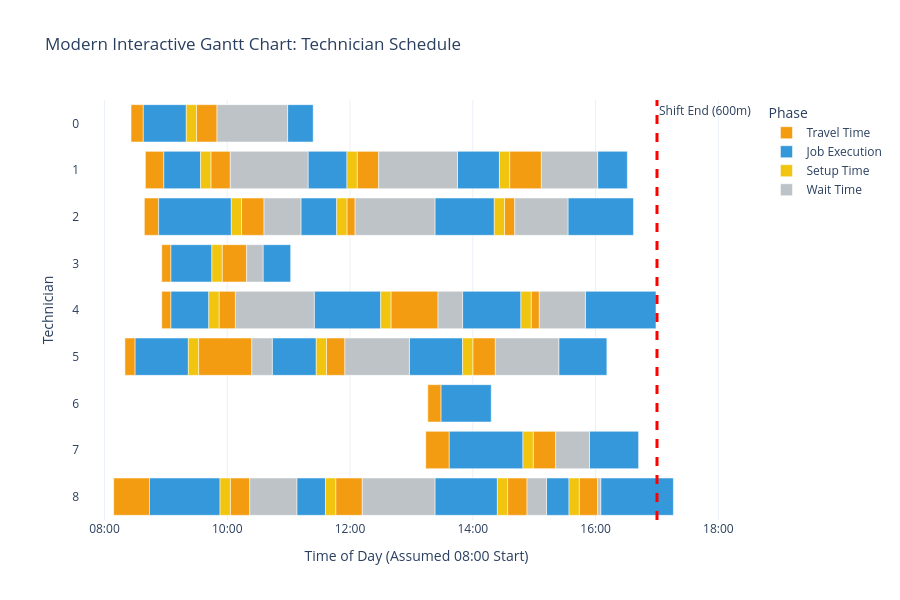
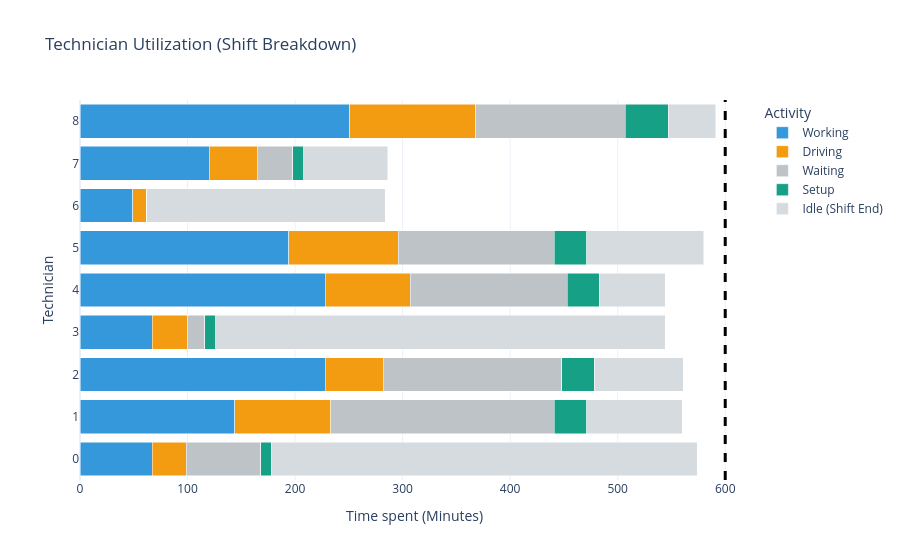

Notebook cell for these charts, in order:
### Markdown cell above
# 3a. Visualisierung der Auslastung der Techniker

Wie bereits in der `evaluate`-Funktion implementiert, berechnen wir die Auslastung jedes Technikers als Summe aus Fahrzeit, Arbeitszeit, Wartezeit und Rüstzeit. Diese Informationen können wir nutzen, um die Auslastung der Techniker zu visualisieren. Die untenstehende Grafik zeigt die Auslastung der Techniker, aufgeteilt in Fahrzeit, Arbeitszeit, Wartezeit und Rüstzeit. Jeder Balken repräsentiert einen Techniker, und die Farben unterscheiden die verschiedenen Zeitkomponenten.

Folgende Erkenntnisse können aus der Grafik gezogen werden:

- Der Meister Techniker am Depot D1 (Techniker mit ID 6) hat mit 62 Minuten die geringste Auslastung. Dieser Techniker hat nur einen Auftrag zugewiesen bekommen, der relativ nahe am Depot liegt, was zu kurzen Fahrzeiten führt. Durch seinen hohen Stundensatz (72 EUR/h) könnte es sein, dass der Algorithmus versucht hat, ihn möglichst wenig einzusetzen, um Kosten zu sparen. Der Meister Techniker am Depot D0 (Techniker mit ID 7) mit hat 208 Minuten ebenfalls eine geringe Auslastung, ihm wurden 2 Aufträge zugewiesen. Wir vermuten, dass der Algorithmus beide Techniker aufgrund ihrer hohen Stundensätze möglichst wenig eingesetzt hat, um die Gesamtkosten zu minimieren. Unsere Vermutung wird außerdem dadurch gestützt, dass beide Techniker nur Aufträge mit den benötigten Qualifikationen `PLUMB` und `ELECTRIC` zugewiesen bekommen haben, die beide Techniker erfüllen können. Es wurden keine Aufträge mit der Qualifikation `DELIVERY` zugewiesen, da diese von allen Technikern ausgeführt werden können und somit anderen Technikern zugeordnet wurden, um die Kosten zu optimieren.
- Die Techniker mit der ID 0 und 3 wurden ebenfalls selten eingesetzt, da sie jeweils nur 2 Aufträge zugewiesen bekommen haben. Die andere Techniker haben im Gegensatz dazu 4 oder 5 Aufträge zugewiesen bekommen. Wir vermuten, dass die Aufträge so verteilt wurden, damit möglichst wenig Wartezeiten entstehen. Würde man die Aufträge gleichmäßig verteilen, könnte es sein, dass einige Techniker längere Wartezeiten haben, da sie nicht kontinuierlich Aufträge zugewiesen bekommen. Durch die ungleichmäßige Verteilung der Aufträge könnte der Algorithmus versucht haben, die Wartezeiten zu minimieren, indem er die Aufträge so zuweist, dass die Techniker möglichst kontinuierlich beschäftigt sind.

### Code cell
if 'best_individual' in locals():
    visualize_time_plan(best_individual)
else:
    print("Run the genetic algorithm first to get the best_individual.")
    
if 'best_individual' in locals():
    plot_technician_utilization(best_individual)

### Figure 1 — Plotly figure (JSON) as saved in the notebook; plotly's stock layout.template omitted (floating-point values rounded to 4 significant figures)
{"data": [{"base": ["2026-01-01T08:26:00.000000", "2026-01-01T09:30:00.000000", "2026-01-01T08:40:00.000000", "2026-01-01T09:44:00.000000", "2026-01-01T12:07:00.000000", "2026-01-01T14:36:00.000000", "2026-01-01T08:39:00.000000", "2026-01-01T10:14:00.000000", "2026-01-01T11:57:00.000000", "2026-01-01T14:31:00.000000", "2026-01-01T08:56:00.000000", "2026-01-01T09:55:00.000000", "2026-01-01T08:56:00.000000", "2026-01-01T09:52:00.000000", "2026-01-01T12:40:00.000000", "2026-01-01T14:57:00.000000", "2026-01-01T08:20:00.000000", "2026-01-01T09:32:00.000000", "2026-01-01T11:37:00.000000", "2026-01-01T14:00:00.000000", "2026-01-01T13:16:00.000000", "2026-01-01T13:14:00.000000", "2026-01-01T14:59:00.000000", "2026-01-01T08:09:00.000000", "2026-01-01T10:03:00.000000", "2026-01-01T11:46:00.000000", "2026-01-01T14:34:00.000000", "2026-01-01T15:44:00.000000"], "hovertemplate": "<b>%{hovertext}</b><br><br>Phase=Travel Time<br>Start=%{base}<br>Finish=%{x}<br>Technician=%{y}<extra></extra>", "hovertext": ["From D0 to N04 (12m)", "From N04 to N01 (20m)", "From D1 to N16 (18m)", "From N16 to N21 (19m)", "From N21 to N26 (21m)", "From N26 to N19 (31m)", "From D0 to N08 (14m)", "From N08 to N13 (22m)", "From N13 to N14 (8m)", "From N14 to N15 (10m)", "From D1 to N24 (9m)", "From N24 to N17 (24m)", "From D0 to N00 (9m)", "From N00 to N05 (16m)", "From N05 to N22 (46m)", "From N22 to N27 (8m)", "From D1 to N20 (10m)", "From N20 to N09 (52m)", "From N09 to N02 (18m)", "From N02 to N07 (22m)", "From D0 to N06 (13m)", "From D1 to N10 (23m)", "From N10 to N03 (22m)", "From D1 to N12 (35m)", "From N12 to N25 (19m)", "From N25 to N18 (26m)", "From N18 to N23 (19m)", "From N23 to N11 (18m)"], "legendgroup": "Travel Time", "marker": {"color": "#F39C12", "pattern": {"shape": ""}}, "name": "Travel Time", "orientation": "h", "showlegend": true, "textposition": "auto", "type": "bar", "x": [720000, 1200000, 1080000, 1140000, 1260000, 1860000, 840000, 1320000, 480000, 600000, 540000, 1440000, 540000, 960000, 2760000, 480000, 600000, 3120000, 1080000, 1320000, 780000, 1380000, 1320000, 2100000, 1140000, 1560000, 1140000, 1080000], "xaxis": "x", "y": [0, 0, 1, 1, 1, 1, 2, 2, 2, 2, 3, 3, 4, 4, 4, 4, 5, 5, 5, 5, 6, 7, 7, 8, 8, 8, 8, 8], "yaxis": "y"}, {"base": ["2026-01-01T08:38:00.000000", "2026-01-01T10:59:00.000000", "2026-01-01T08:58:00.000000", "2026-01-01T11:19:00.000000", "2026-01-01T13:45:00.000000", "2026-01-01T16:02:00.000000", "2026-01-01T08:53:00.000000", "2026-01-01T11:12:00.000000", "2026-01-01T13:23:00.000000", "2026-01-01T15:33:00.000000", "2026-01-01T09:05:00.000000", "2026-01-01T10:35:00.000000", "2026-01-01T09:05:00.000000", "2026-01-01T11:25:00.000000", "2026-01-01T13:50:00.000000", "2026-01-01T15:50:00.000000", "2026-01-01T08:30:00.000000", "2026-01-01T10:44:00.000000", "2026-01-01T12:58:00.000000", "2026-01-01T15:24:00.000000", "2026-01-01T13:29:00.000000", "2026-01-01T13:37:00.000000", "2026-01-01T15:54:00.000000", "2026-01-01T08:44:00.000000", "2026-01-01T11:08:00.000000", "2026-01-01T13:23:00.000000", "2026-01-01T15:12:00.000000", "2026-01-01T16:05:00.000000"], "hovertemplate": "<b>%{hovertext}</b><br><br>Phase=Job Execution<br>Start=%{base}<br>Finish=%{x}<br>Technician=%{y}<extra></extra>", "hovertext": ["Job 4 | Revenue: 156€ | Skill: DELIVERY", "Job 1 | Revenue: 99€ | Skill: DELIVERY", "Job 16 | Revenue: 169€ | Skill: DELIVERY", "Job 21 | Revenue: 122€ | Skill: DELIVERY", "Job 26 | Revenue: 125€ | Skill: DELIVERY", "Job 19 | Revenue: 135€ | Skill: DELIVERY", "Job 8 | Revenue: 294€ | Skill: ELECTRIC", "Job 13 | Revenue: 135€ | Skill: DELIVERY", "Job 14 | Revenue: 198€ | Skill: ELECTRIC", "Job 15 | Revenue: 280€ | Skill: ELECTRIC", "Job 24 | Revenue: 100€ | Skill: DELIVERY", "Job 17 | Revenue: 81€ | Skill: DELIVERY", "Job 0 | Revenue: 110€ | Skill: DELIVERY", "Job 5 | Revenue: 299€ | Skill: PLUMB", "Job 22 | Revenue: 301€ | Skill: PLUMB", "Job 27 | Revenue: 254€ | Skill: PLUMB", "Job 20 | Revenue: 296€ | Skill: PLUMB", "Job 9 | Revenue: 214€ | Skill: PLUMB", "Job 2 | Revenue: 254€ | Skill: PLUMB", "Job 7 | Revenue: 349€ | Skill: PLUMB", "Job 6 | Revenue: 240€ | Skill: ELECTRIC", "Job 10 | Revenue: 307€ | Skill: ELECTRIC", "Job 3 | Revenue: 191€ | Skill: PLUMB", "Job 12 | Revenue: 202€ | Skill: ELECTRIC", "Job 25 | Revenue: 139€ | Skill: DELIVERY", "Job 18 | Revenue: 313€ | Skill: ELECTRIC", "Job 23 | Revenue: 109€ | Skill: DELIVERY", "Job 11 | Revenue: 350€ | Skill: ELECTRIC"], "legendgroup": "Job Execution", "marker": {"color": "#3498DB", "pattern": {"shape": ""}}, "name": "Job Execution", "orientation": "h", "showlegend": true, "textposition": "auto", "type": "bar", "x": [2520000, 1500000, 2160000, 2280000, 2460000, 1740000, 4260000, 2100000, 3480000, 3840000, 2400000, 1620000, 2220000, 3900000, 3420000, 4140000, 3120000, 2580000, 3120000, 2820000, 2940000, 4320000, 2880000, 4140000, 1680000, 3660000, 1320000, 4260000], "xaxis": "x", "y": [0, 0, 1, 1, 1, 1, 2, 2, 2, 2, 3, 3, 4, 4, 4, 4, 5, 5, 5, 5, 6, 7, 7, 8, 8, 8, 8, 8], "yaxis": "y"}, {"base": ["2026-01-01T09:20:00.000000", "2026-01-01T09:34:00.000000", "2026-01-01T11:57:00.000000", "2026-01-01T14:26:00.000000", "2026-01-01T10:04:00.000000", "2026-01-01T11:47:00.000000", "2026-01-01T14:21:00.000000", "2026-01-01T09:45:00.000000", "2026-01-01T09:42:00.000000", "2026-01-01T12:30:00.000000", "2026-01-01T14:47:00.000000", "2026-01-01T09:22:00.000000", "2026-01-01T11:27:00.000000", "2026-01-01T13:50:00.000000", "2026-01-01T14:49:00.000000", "2026-01-01T09:53:00.000000", "2026-01-01T11:36:00.000000", "2026-01-01T14:24:00.000000", "2026-01-01T15:34:00.000000"], "hovertemplate": "<b>%{hovertext}</b><br><br>Phase=Setup Time<br>Start=%{base}<br>Finish=%{x}<br>Technician=%{y}<extra></extra>", "hovertext": ["Setup (10m)", "Setup (10m)", "Setup (10m)", "Setup (10m)", "Setup (10m)", "Setup (10m)", "Setup (10m)", "Setup (10m)", "Setup (10m)", "Setup (10m)", "Setup (10m)", "Setup (10m)", "Setup (10m)", "Setup (10m)", "Setup (10m)", "Setup (10m)", "Setup (10m)", "Setup (10m)", "Setup (10m)"], "legendgroup": "Setup Time", "marker": {"color": "#F1C40F", "pattern": {"shape": ""}}, "name": "Setup Time", "orientation": "h", "showlegend": true, "textposition": "auto", "type": "bar", "x": [600000, 600000, 600000, 600000, 600000, 600000, 600000, 600000, 600000, 600000, 600000, 600000, 600000, 600000, 600000, 600000, 600000, 600000, 600000], "xaxis": "x", "y": [0, 1, 1, 1, 2, 2, 2, 3, 4, 4, 4, 5, 5, 5, 7, 8, 8, 8, 8], "yaxis": "y"}, {"base": ["2026-01-01T09:50:00.000000", "2026-01-01T10:03:00.000000", "2026-01-01T12:28:00.000000", "2026-01-01T15:07:00.000000", "2026-01-01T10:36:00.000000", "2026-01-01T12:05:00.000000", "2026-01-01T14:41:00.000000", "2026-01-01T10:19:00.000000", "2026-01-01T10:08:00.000000", "2026-01-01T13:26:00.000000", "2026-01-01T15:05:00.000000", "2026-01-01T10:24:00.000000", "2026-01-01T11:55:00.000000", "2026-01-01T14:22:00.000000", "2026-01-01T15:21:00.000000", "2026-01-01T10:22:00.000000", "2026-01-01T12:12:00.000000", "2026-01-01T14:53:00.000000", "2026-01-01T16:02:00.000000"], "hovertemplate": "<b>%{hovertext}</b><br><br>Phase=Wait Time<br>Start=%{base}<br>Finish=%{x}<br>Technician=%{y}<extra></extra>", "hovertext": ["Waiting for Job 1 planned start (69m)", "Waiting for Job 21 planned start (76m)", "Waiting for Job 26 planned start (77m)", "Waiting for Job 19 planned start (55m)", "Waiting for Job 13 planned start (36m)", "Waiting for Job 14 planned start (78m)", "Waiting for Job 15 planned start (52m)", "Waiting for Job 17 planned start (16m)", "Waiting for Job 5 planned start (77m)", "Waiting for Job 22 planned start (24m)", "Waiting for Job 27 planned start (45m)", "Waiting for Job 9 planned start (20m)", "Waiting for Job 2 planned start (63m)", "Waiting for Job 7 planned start (62m)", "Waiting for Job 3 planned start (33m)", "Waiting for Job 25 planned start (46m)", "Waiting for Job 18 planned start (71m)", "Waiting for Job 23 planned start (19m)", "Waiting for Job 11 planned start (3m)"], "legendgroup": "Wait Time", "marker": {"color": "#BDC3C7", "pattern": {"shape": ""}}, "name": "Wait Time", "orientation": "h", "showlegend": true, "textposition": "auto", "type": "bar", "x": [4140000, 4560000, 4620000, 3300000, 2160000, 4680000, 3120000, 960000, 4620000, 1440000, 2700000, 1200000, 3780000, 3720000, 1980000, 2760000, 4260000, 1140000, 180000], "xaxis": "x", "y": [0, 1, 1, 1, 2, 2, 2, 3, 4, 4, 4, 5, 5, 5, 7, 8, 8, 8, 8], "yaxis": "y"}], "layout": {"annotations": [{"showarrow": false, "text": "Shift End (600m)", "x": 1767286800000, "xanchor": "left", "xref": "x", "y": 1, "yanchor": "top", "yref": "y domain"}], "barmode": "overlay", "height": 600, "legend": {"title": {"text": "Phase"}, "tracegroupgap": 0}, "shapes": [{"line": {"color": "red", "dash": "dash", "width": 3}, "type": "line", "x0": 1767286800000, "x1": 1767286800000, "xref": "x", "y0": 0, "y1": 1, "yref": "y domain"}], "title": {"text": "Modern Interactive Gantt Chart: Technician Schedule"}, "xaxis": {"anchor": "y", "domain": [0, 1], "tickformat": "%H:%M", "title": {"text": "Time of Day (Assumed 08:00 Start)"}, "type": "date"}, "yaxis": {"anchor": "x", "autorange": "reversed", "domain": [0, 1], "title": {"text": "Technician"}}}}

### Figure 2 — Plotly figure (JSON) as saved in the notebook; plotly's stock layout.template omitted (floating-point values rounded to 4 significant figures)
{"data": [{"hovertemplate": "Activity=Working<br>Minutes=%{x}<br>Technician=%{y}<extra></extra>", "legendgroup": "Working", "marker": {"color": "#3498DB", "pattern": {"shape": ""}}, "name": "Working", "orientation": "h", "showlegend": true, "textposition": "auto", "type": "bar", "x": [67, 144, 228, 67, 228, 194, 49, 120, 251], "xaxis": "x", "y": [0, 1, 2, 3, 4, 5, 6, 7, 8], "yaxis": "y"}, {"hovertemplate": "Activity=Driving<br>Minutes=%{x}<br>Technician=%{y}<extra></extra>", "legendgroup": "Driving", "marker": {"color": "#F39C12", "pattern": {"shape": ""}}, "name": "Driving", "orientation": "h", "showlegend": true, "textposition": "auto", "type": "bar", "x": [32, 89, 54, 33, 79, 102, 13, 45, 117], "xaxis": "x", "y": [0, 1, 2, 3, 4, 5, 6, 7, 8], "yaxis": "y"}, {"hovertemplate": "Activity=Waiting<br>Minutes=%{x}<br>Technician=%{y}<extra></extra>", "legendgroup": "Waiting", "marker": {"color": "#BDC3C7", "pattern": {"shape": ""}}, "name": "Waiting", "orientation": "h", "showlegend": true, "textposition": "auto", "type": "bar", "x": [69, 208, 166, 16, 146, 145, 0, 33, 139], "xaxis": "x", "y": [0, 1, 2, 3, 4, 5, 6, 7, 8], "yaxis": "y"}, {"hovertemplate": "Activity=Setup<br>Minutes=%{x}<br>Technician=%{y}<extra></extra>", "legendgroup": "Setup", "marker": {"color": "#16A085", "pattern": {"shape": ""}}, "name": "Setup", "orientation": "h", "showlegend": true, "textposition": "auto", "type": "bar", "x": [10, 30, 30, 10, 30, 30, 0, 10, 40], "xaxis": "x", "y": [0, 1, 2, 3, 4, 5, 6, 7, 8], "yaxis": "y"}, {"hovertemplate": "Activity=Idle (Shift End)<br>Minutes=%{x}<br>Technician=%{y}<extra></extra>", "legendgroup": "Idle (Shift End)", "marker": {"color": "#D6DBDF", "pattern": {"shape": ""}}, "name": "Idle (Shift End)", "orientation": "h", "showlegend": true, "textposition": "auto", "type": "bar", "x": [396, 89, 83, 418, 61, 109, 222, 78, 44], "xaxis": "x", "y": [0, 1, 2, 3, 4, 5, 6, 7, 8], "yaxis": "y"}], "layout": {"barmode": "stack", "legend": {"title": {"text": "Activity"}, "tracegroupgap": 0}, "shapes": [{"line": {"color": "black", "dash": "dash", "width": 3}, "type": "line", "x0": 600, "x1": 600, "xref": "x", "y0": 0, "y1": 1, "yref": "y domain"}], "title": {"text": "Technician Utilization (Shift Breakdown)"}, "xaxis": {"anchor": "y", "domain": [0, 1], "title": {"text": "Time spent (Minutes)"}}, "yaxis": {"anchor": "x", "domain": [0, 1], "title": {"text": "Technician"}}}}
